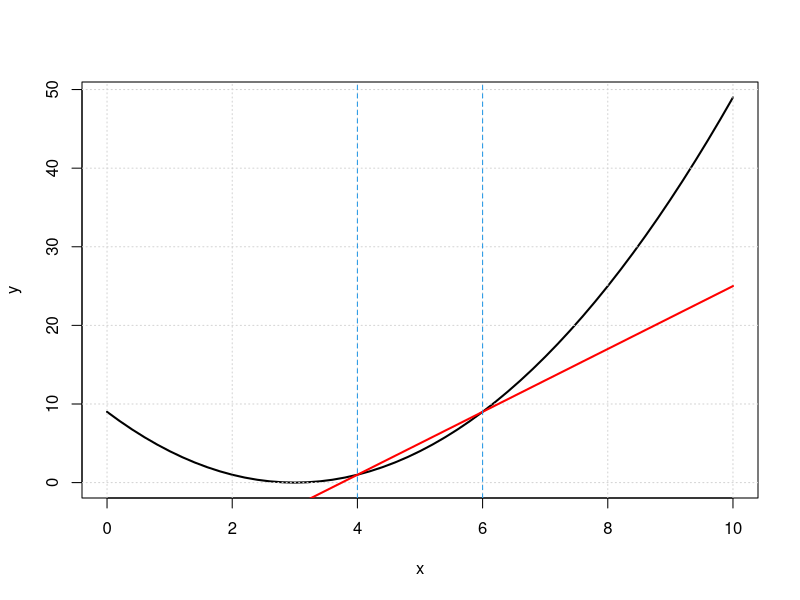

The R script that drew this image:
a <- 1			
b <- -6			
c <- 9			
x0 <- 4			 
x1 <- 6			

p <- function(x){		
  yhat  <- a*x^2 + b*x + c
  return(yhat)
}
x <- seq(0,10,.2)		
y <- p(x)			
plot(x,y, "l", lwd=2)	
grid()

dyx <- 2*a*x + b		
dx0 <- 2*a*x0 + b		
yx0 <- p(x0)		
yx1 <- p(x1)		
m <- (yx0 - yx1)/(x0-x1)
intcept <- yx1 - m*x1	
yline <- m*(x)+ intcept
lines(x,yline,type="l", lwd=2,col="red")
x=c(4,6)
y=abline(v = c(x0,x1), lty=2, col=4)